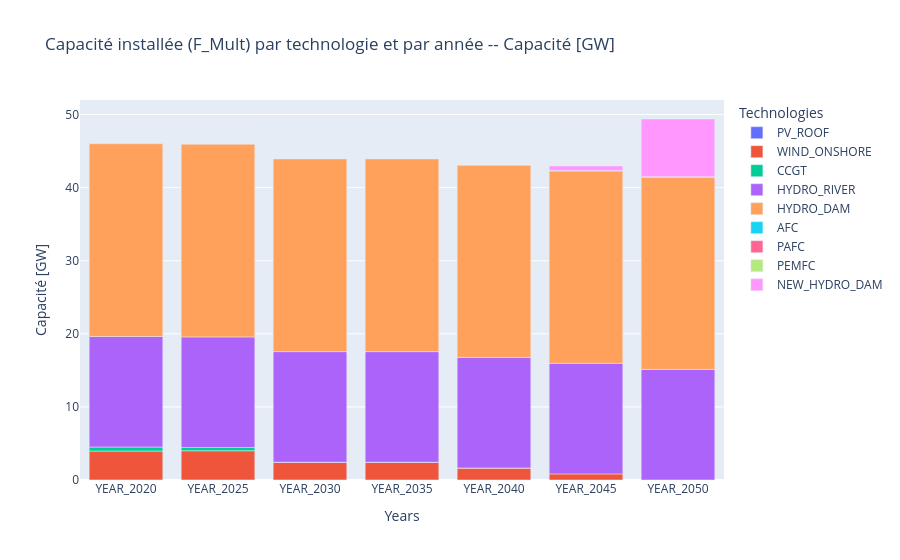

The cell this chart's notebook holds for it:
### Code cell
plot_mult_positive(results_materials_relax, sector='elec_prod')

### Figure 1 — Plotly figure (JSON) as saved in the notebook; plotly's stock layout.template omitted (floating-point values rounded to 4 significant figures)
{"data": [{"hovertemplate": "Technologies=PV_ROOF<br>Years=%{x}<br>F_Mult=%{y}<extra></extra>", "legendgroup": "PV_ROOF", "marker": {"color": "#636efa", "pattern": {"shape": ""}}, "name": "PV_ROOF", "orientation": "v", "showlegend": true, "textposition": "auto", "type": "bar", "x": ["YEAR_2020", "YEAR_2025", "YEAR_2030", "YEAR_2035", "YEAR_2040", "YEAR_2045"], "xaxis": "x", "y": [0.0118, 0.0118, 0.00944, 0.00708, 0.00472, 0.00236], "yaxis": "y"}, {"hovertemplate": "Technologies=WIND_ONSHORE<br>Years=%{x}<br>F_Mult=%{y}<extra></extra>", "legendgroup": "WIND_ONSHORE", "marker": {"color": "#EF553B", "pattern": {"shape": ""}}, "name": "WIND_ONSHORE", "orientation": "v", "showlegend": true, "textposition": "auto", "type": "bar", "x": ["YEAR_2020", "YEAR_2025", "YEAR_2030", "YEAR_2035", "YEAR_2040", "YEAR_2045"], "xaxis": "x", "y": [3.946, 3.992, 2.414, 2.414, 1.624, 0.8352], "yaxis": "y"}, {"hovertemplate": "Technologies=CCGT<br>Years=%{x}<br>F_Mult=%{y}<extra></extra>", "legendgroup": "CCGT", "marker": {"color": "#00cc96", "pattern": {"shape": ""}}, "name": "CCGT", "orientation": "v", "showlegend": true, "textposition": "auto", "type": "bar", "x": ["YEAR_2020", "YEAR_2025", "YEAR_2030", "YEAR_2035", "YEAR_2040"], "xaxis": "x", "y": [0.5557, 0.4446, 0.01509, 0.01509, 0.01509], "yaxis": "y"}, {"hovertemplate": "Technologies=HYDRO_RIVER<br>Years=%{x}<br>F_Mult=%{y}<extra></extra>", "legendgroup": "HYDRO_RIVER", "marker": {"color": "#ab63fa", "pattern": {"shape": ""}}, "name": "HYDRO_RIVER", "orientation": "v", "showlegend": true, "textposition": "auto", "type": "bar", "x": ["YEAR_2020", "YEAR_2025", "YEAR_2030", "YEAR_2035", "YEAR_2040", "YEAR_2045", "YEAR_2050"], "xaxis": "x", "y": [15.13, 15.13, 15.13, 15.13, 15.13, 15.13, 15.13], "yaxis": "y"}, {"hovertemplate": "Technologies=HYDRO_DAM<br>Years=%{x}<br>F_Mult=%{y}<extra></extra>", "legendgroup": "HYDRO_DAM", "marker": {"color": "#FFA15A", "pattern": {"shape": ""}}, "name": "HYDRO_DAM", "orientation": "v", "showlegend": true, "textposition": "auto", "type": "bar", "x": ["YEAR_2020", "YEAR_2025", "YEAR_2030", "YEAR_2035", "YEAR_2040", "YEAR_2045", "YEAR_2050"], "xaxis": "x", "y": [26.36, 26.36, 26.36, 26.36, 26.36, 26.36, 26.36], "yaxis": "y"}, {"hovertemplate": "Technologies=AFC<br>Years=%{x}<br>F_Mult=%{y}<extra></extra>", "legendgroup": "AFC", "marker": {"color": "#19d3f3", "pattern": {"shape": ""}}, "name": "AFC", "orientation": "v", "showlegend": true, "textposition": "auto", "type": "bar", "x": ["YEAR_2040", "YEAR_2045", "YEAR_2050"], "xaxis": "x", "y": [0.002377, 0.002377, 0.002377], "yaxis": "y"}, {"hovertemplate": "Technologies=PAFC<br>Years=%{x}<br>F_Mult=%{y}<extra></extra>", "legendgroup": "PAFC", "marker": {"color": "#FF6692", "pattern": {"shape": ""}}, "name": "PAFC", "orientation": "v", "showlegend": true, "textposition": "auto", "type": "bar", "x": ["YEAR_2040", "YEAR_2045", "YEAR_2050"], "xaxis": "x", "y": [0.001389, 0.004943, 0.004943], "yaxis": "y"}, {"hovertemplate": "Technologies=PEMFC<br>Years=%{x}<br>F_Mult=%{y}<extra></extra>", "legendgroup": "PEMFC", "marker": {"color": "#B6E880", "pattern": {"shape": ""}}, "name": "PEMFC", "orientation": "v", "showlegend": true, "textposition": "auto", "type": "bar", "x": ["YEAR_2040", "YEAR_2045", "YEAR_2050"], "xaxis": "x", "y": [0.001389, 0.001389, 0.001389], "yaxis": "y"}, {"hovertemplate": "Technologies=NEW_HYDRO_DAM<br>Years=%{x}<br>F_Mult=%{y}<extra></extra>", "legendgroup": "NEW_HYDRO_DAM", "marker": {"color": "#FF97FF", "pattern": {"shape": ""}}, "name": "NEW_HYDRO_DAM", "orientation": "v", "showlegend": true, "textposition": "auto", "type": "bar", "x": ["YEAR_2045", "YEAR_2050"], "xaxis": "x", "y": [0.6307, 7.897], "yaxis": "y"}], "layout": {"barmode": "relative", "legend": {"title": {"text": "Technologies"}, "tracegroupgap": 0}, "title": {"text": "Capacité installée (F_Mult) par technologie et par année -- Capacité [GW]"}, "xaxis": {"anchor": "y", "categoryarray": ["YEAR_2020", "YEAR_2025", "YEAR_2030", "YEAR_2035", "YEAR_2040", "YEAR_2045", "YEAR_2050"], "categoryorder": "array", "domain": [0, 1], "title": {"text": "Years"}}, "yaxis": {"anchor": "x", "domain": [0, 1], "title": {"text": "Capacité [GW]"}}}}
